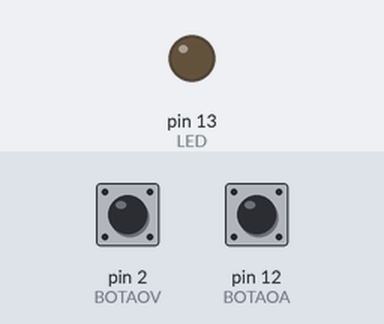
A sketch run on a simulated Arduino Uno, built with avr-gcc and run on an emulated ATmega328P. On the bench: output pins drawn as LEDs (lit = HIGH). The inputs (shaded band) are chosen by the test bench; at power-on: pin 2 (BOTAOV) HIGH, pin 12 (BOTAOA) HIGH.

Above: at 1.2 s.
1.3 s: pin 2 (BOTAOV) pulled LOW for 0.15 s
At 2.0 s:
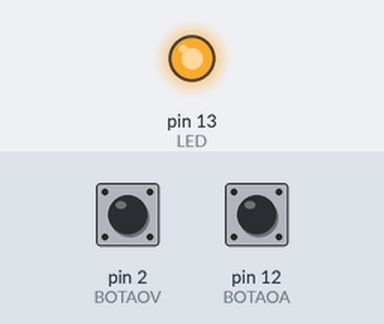
2.9 s: pin 2 (BOTAOV) pulled LOW for 1 s
At 3.3 s:
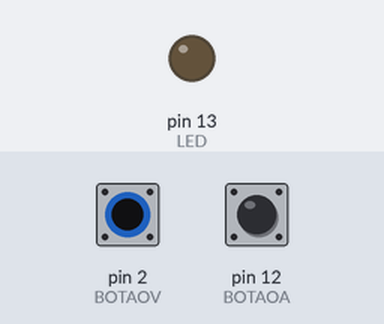
5.4 s: pin 2 (BOTAOV) pulled LOW for 3.2 s
At 6.4 s:
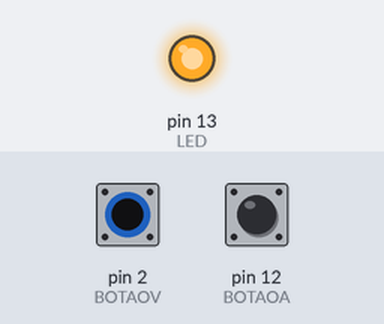
Timing chart, 0 to 8.4 s (numbered marks = the images above; inputs shaded):
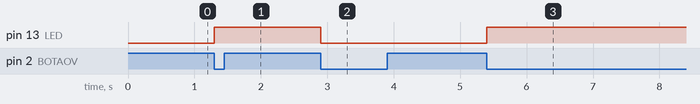

The sketch:

botao_dia23.ino
```cpp
const int BOTAOV = 2;
const int BOTAOA = 12;
const int LED = 13;

bool estado = 0;

void setup() {
  pinMode(BOTAOA, INPUT_PULLUP);
  pinMode(BOTAOV, INPUT_PULLUP);
  pinMode(LED, OUTPUT);

  digitalWrite(LED, LOW);

 // Serial.begin(9600);
}

void loop() {
  if(digitalRead(BOTAOV) == LOW){
    estado = !estado;

    digitalWrite(LED, estado);
    //Serial.print("Valor de saida: ");
    //Serial.println(estado);

    while(digitalRead(BOTAOV) == LOW);

    delay(100);
  }

  if(digitalRead(BOTAOA) == LOW){
    estado = !estado;

    digitalWrite(LED, estado);
   // Serial.print("Valor de saida: ");
    //Serial.println(estado);

    while(digitalRead(BOTAOA) == LOW);

    delay(100);
  }
}
```

Measured:
- after the input at 1.3 s, pin 13 (LED): LOW → HIGH at once
- after the input at 2.9 s, pin 13 (LED): HIGH → LOW at once
- after the input at 5.4 s, pin 13 (LED): LOW → HIGH at once
